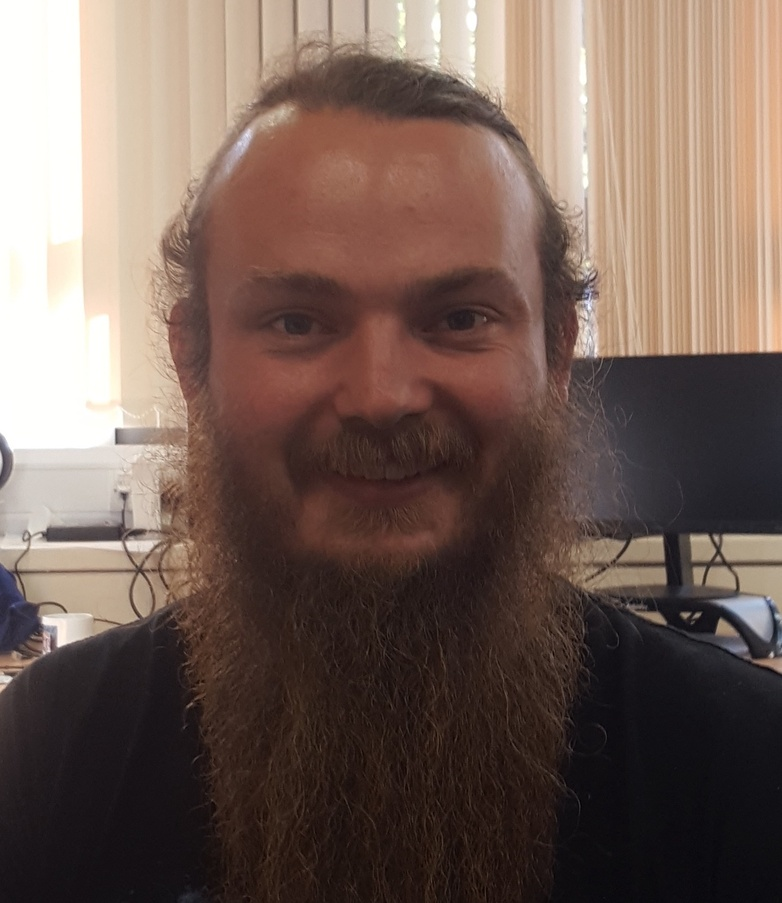
#> input picture paths/generation/me_1.jpg, 782 x 903 px, shrunk from 1436 x 1658 before the run
$ python img_to_line.py me_1.jpg 1.0
#> lines starting #> are read from the running program, lines starting #| are printed output that depends on the picture
import imageio.v3 as iio
import random
import matplotlib.pyplot as plt
import numpy as np
import sys

im = iio.imread(sys.argv[1])
#> im is the input picture: shape (903, 782, 3); mean R, G, B 114.5, 95, 86.4
im = np.mean(im, axis=-1)
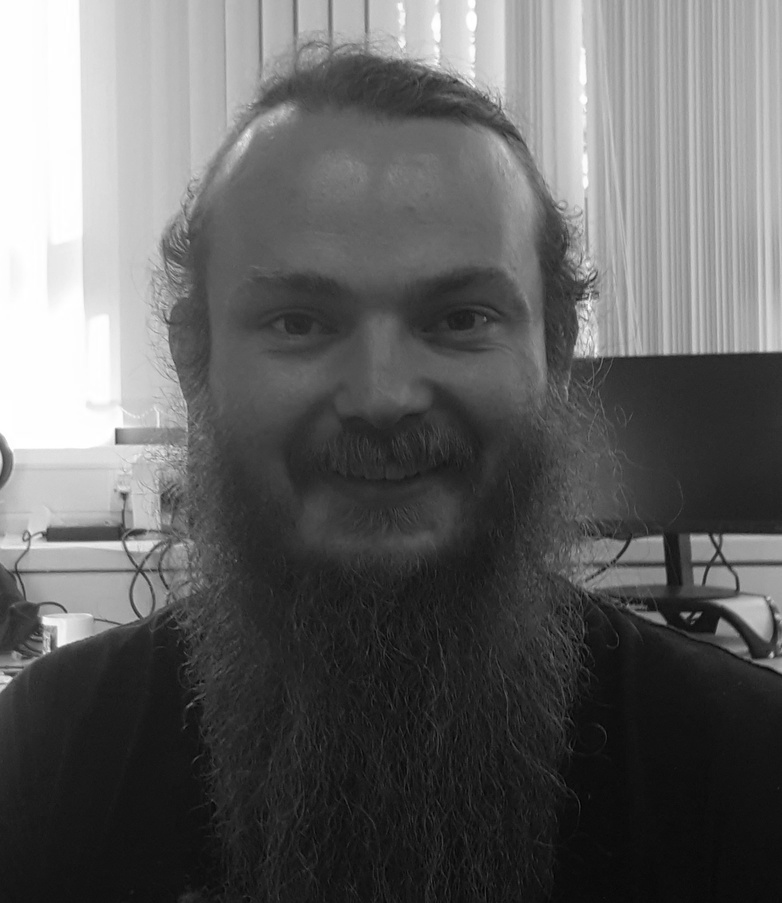
#> im: shape (903, 782) float64; min 1.33, max 255, mean 98.6
im /= max(im.flat)
im = 1-im
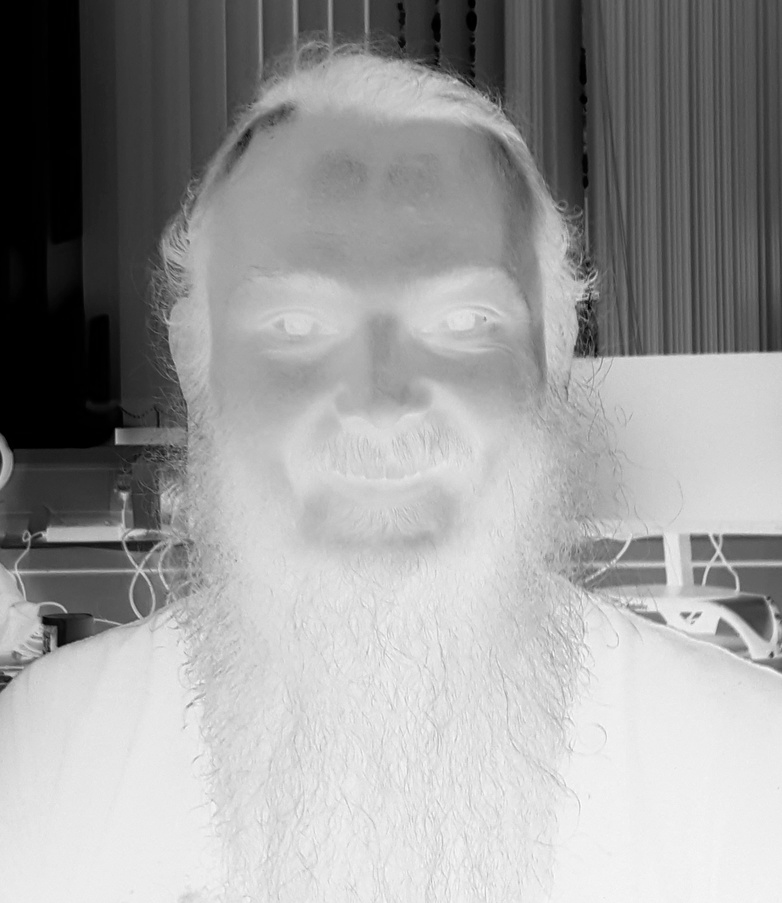
#> im: shape (903, 782) float64; min 0, max 0.995, mean 0.613

# Increase contrast
im = im ** float(sys.argv[2])

route = [(im.shape[0]//2, im.shape[1]//2)]
#> route = [(451, 391)]

iterations = 10000
max_step = max(im.shape) // 30
#> max_step = 30

while len(route) < iterations:

    #move = (random.randint(-1, 1)*max_step, random.randint(-1, 1)*max_step)
    #move = (random.randint(-2, 2)*max_step//2, random.randint(-2, 2)*max_step//2)
    #move = [round(max_step*x) for x in (np.random.random(2) - 0.5)*2]
    move = (random.randint(-max_step, max_step), random.randint(-max_step, max_step))

    new = (route[-1][0] + move[0], route[-1][1] + move[1])

    new = (
    min(max(new[0], 0), im.shape[0]-1),
    min(max(new[1], 0), im.shape[1]-1)
    )

    p_accept = im[new] / im[route[-1]]

    if p_accept > np.random.random():
        route.append(new)
#> this loop made 10563 passes
#> p_accept on passes 1 to 3: 0.96, 0.987, 1.01
#> after the loop, route = 10000 pairs, first value 0 to 902, second value 0 to 781

with open("image_line.xy", "w") as f:
    for r in route:
        f.write(f"{r[0]}, {r[1]}\n")
#> this loop made 10000 passes
#> r on passes 1 to 3: (451, 391), (475, 385), (493, 411)

ys, xs = np.array(route).T
#> ys = 10000 values, max 902 at index 56, min 0 at index 640, mean 464.4; xs = 10000 values, max 781 at index 2113, min 0 at index 119, mean 492.8
ys = [im.shape[0] - y - 1 for y in ys]
#> ys = 10000 values, max 902 at index 640, min 0 at index 56, mean 437.6

plt.imshow(im, cmap="Greys")

plt.figure()
for i in range(1, len(xs)):
    plt.plot(xs[i-1:i+1], ys[i-1:i+1], color="black", alpha=0.1)
plt.gca().set_aspect(1.0)

plt.show()
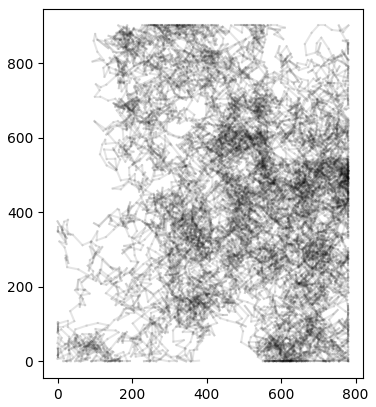
#> figure drawn by matplotlib, 1 panel
